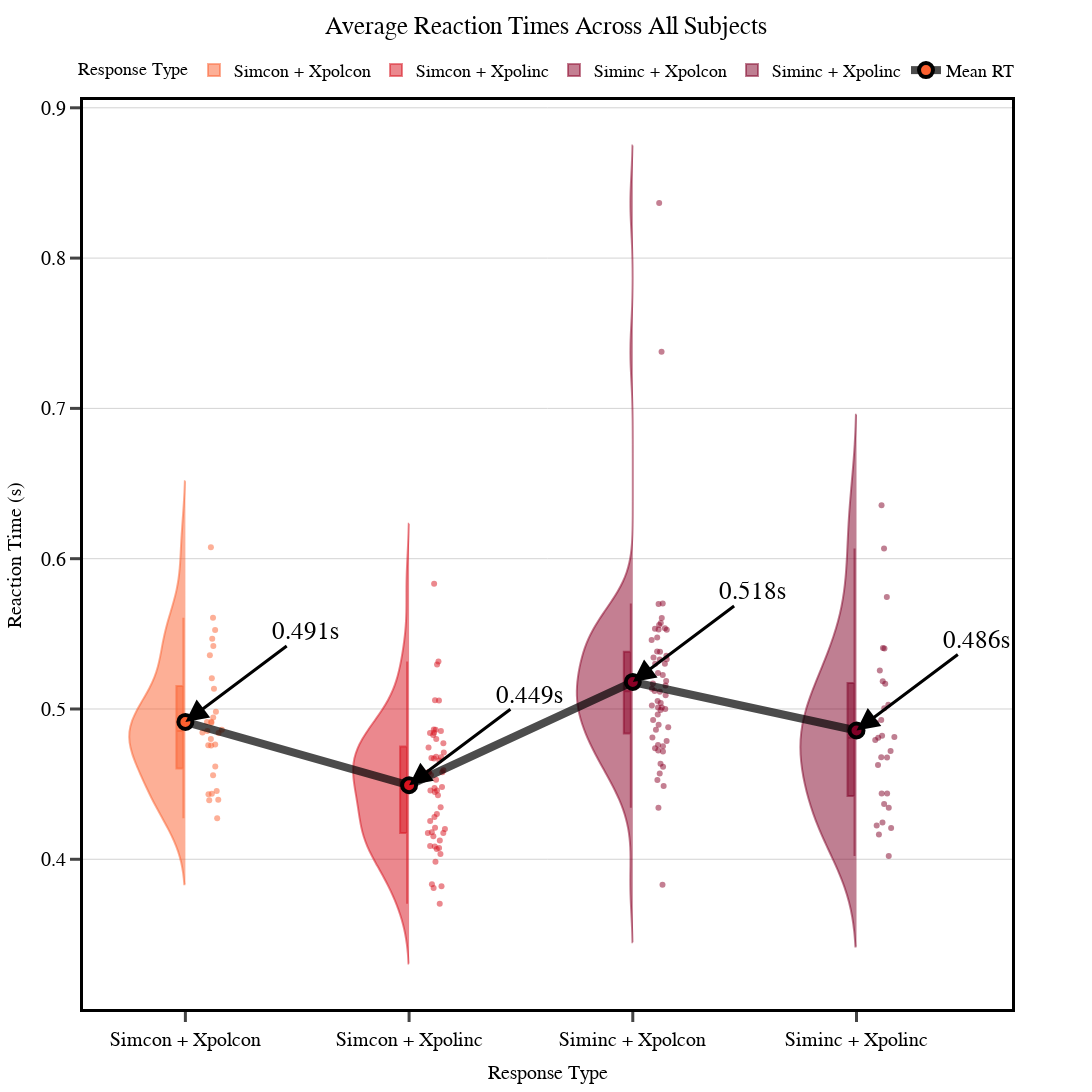

The cell this chart's notebook holds for it:
### Code cell
# Create an empty list to store all data frames
all_data = []

# Define types and their colors
types = ['Simcon + Xpolcon', 'Simcon + Xpolinc', 'Siminc + Xpolcon', 'Siminc + Xpolinc']

# Generate a colormap
cmap = plt.get_cmap('YlOrRd')  # You can choose a different colormap if you prefer
col_factor = 50
col_icept = 150
# Create the colors dictionary
type_colors = {name: f'rgba({int(cmap(i*col_factor + col_icept)[0]*255)}, {int(cmap(i*col_factor + col_icept)[1]*255)}, {int(cmap(i*col_factor + col_icept)[2]*255)}, 0.5)' 
          for i, name in enumerate(types)}

# Loop through all subjects (using the same structure as your original code)
# for sub_name in all_sub_names:
# for sub_name in ["139166"]:
for sub_name in ["allen"]:
    # sub = get_data(subject=f"{sub_name}", task="ball_hue")
    sub = allen
    simc_xpolc = get_rt(df=sub, sim_con=True, expol_con=True, return_df=True)["rt"]
    simc_xpoli = get_rt(df=sub, sim_con=True, expol_con=False, return_df=True)["rt"]
    simi_xpolc = get_rt(df=sub, sim_con=False, expol_con=True, return_df=True)["rt"]
    simi_xpoli = get_rt(df=sub, sim_con=False, expol_con=False, return_df=True)["rt"]
    
    # Create DataFrames without subject column - we'll aggregate across all subjects
    simc_xpolc_df = pd.DataFrame({
        'Reaction Time': simc_xpolc,
        'Type': 'Simcon + Xpolcon'
    })
    
    simc_xpoli_df = pd.DataFrame({
        'Reaction Time': simc_xpoli,
        'Type': 'Simcon + Xpolinc'
    })
    
    simi_xpolc_df = pd.DataFrame({
        'Reaction Time': simi_xpolc,
        'Type': 'Siminc + Xpolcon'
    })
    
    simi_xpoli_df = pd.DataFrame({
        'Reaction Time': simi_xpoli,
        'Type': 'Siminc + Xpolinc'
    })
    
    # Append all DataFrames to our list
    all_data.extend([simc_xpolc_df, simc_xpoli_df, simi_xpolc_df, simi_xpoli_df])

# Combine all the data into a single DataFrame
combined_data = pd.concat(all_data, ignore_index=True)

# Calculate mean reaction time for each type
type_means = combined_data.groupby('Type')['Reaction Time'].mean().to_dict()

# Create the plot
fig = go.Figure()

# Add violin plots for each type
for i, type_name in enumerate(types):
    subset = combined_data[combined_data['Type'] == type_name]
    
    fig.add_trace(go.Violin(
        x=[type_name] * len(subset),  # Use type name directly as x value
        y=subset['Reaction Time'],
        name=type_name,
        legendgroup=type_name,
        showlegend=True,
        box_visible=True,
        meanline_visible=True,
        points='all',
        jitter=0.2,
        pointpos=0.5,
        line_color=type_colors[type_name],
        side='negative',
        width=.5,
        spanmode='soft'
    ))

# Connect the means with a line
fig.add_trace(go.Scatter(
    x=types,
    y=[type_means[t] for t in types],
    mode='lines+markers',
    line=dict(color='rgba(0, 0, 0, 0.7)', width=8),
    marker=dict(
        size=14,  # Increased marker size
        color=[type_colors[t].replace('0.5', '1') for t in types],
        line=dict(color='black', width=4)
    ),
    name='Mean RT',
    hovertemplate='Mean: %{y:.3f}s<extra></extra>'
))

# Define a common font style for consistent text appearance
font_style = dict(
    family="Arial, sans-serif",
    size=20,  # Larger font size
    color="black"
)

# Update layout with enhanced text styling
fig.update_layout(
    title=dict(
        text="Average Reaction Times Across All Subjects\n\n",
        font=dict(size=25, family="Arial, sans-serif", color="black"),
        x=0.5,
        y=.985
    ),
    yaxis=dict(
        title=dict(
            text="Reaction Time (s)",
            font=font_style
        ),
        tickfont=font_style,
        tickwidth=2,
        showline=True,
        linewidth=3,
        linecolor='black'
    ),
    xaxis=dict(
        title=dict(
            text="Response Type",
            font=font_style
        ),
        tickmode='array',
        tickvals=types,
        tickfont=font_style,
        tickwidth=2,
        showline=True,
        linewidth=3,
        linecolor='black'
    ),
    legend=dict(
        orientation="h",
        yanchor="bottom",
        y=1.01,
        xanchor="center",
        x=0.5,
        font=dict(size=18, family="Arial, sans-serif"),
        borderwidth=2,
        bordercolor="White",
        title=dict(
            text="Response Type",
            font=dict(size=18, family="Arial, sans-serif")
        )
    ),
    violinmode='overlay',
    # height=1200,
    # width=1200,
    height=1200,
    width=1200,
    font=font_style,  # Default font for all other text elements
    plot_bgcolor='white',
    paper_bgcolor='white'
)

# Add annotations for the mean values
for i, type_name in enumerate(types):
    fig.add_annotation(
        x=type_name,
        y=type_means[type_name],
        text=f"{type_means[type_name]:.3f}s",
        showarrow=True,
        arrowhead=2,
        arrowsize=1.5,  # Slightly larger arrowhead
        arrowwidth=3,    # Thicker arrow
        arrowcolor='black',
        ax=120,
        ay=-90,
        font=dict(size=25, color='black', family="Arial, sans-serif")
    )

# Make the axis lines thicker
fig.update_xaxes(mirror=True, ticks='outside', tickwidth=3, ticklen=10, showgrid=False)
fig.update_yaxes(mirror=True, ticks='outside', tickwidth=3, ticklen=10, showgrid=True, gridwidth=1, gridcolor='lightgray')

fig.show()

### Figure 1 — Plotly figure (JSON) as saved in the notebook; plotly's stock layout.template omitted (floating-point values rounded to 4 significant figures)
{"data": [{"box": {"visible": true}, "jitter": 0.2, "legendgroup": "Simcon + Xpolcon", "line": {"color": "rgba(252, 96, 47, 0.5)"}, "meanline": {"visible": true}, "name": "Simcon + Xpolcon", "pointpos": 0.5, "points": "all", "showlegend": true, "side": "negative", "spanmode": "soft", "type": "violin", "width": 0.5, "x": ["Simcon + Xpolcon", "Simcon + Xpolcon", "Simcon + Xpolcon", "Simcon + Xpolcon", "Simcon + Xpolcon", "Simcon + Xpolcon", "Simcon + Xpolcon", "Simcon + Xpolcon", "Simcon + Xpolcon", "Simcon + Xpolcon", "Simcon + Xpolcon", "Simcon + Xpolcon", "Simcon + Xpolcon", "Simcon + Xpolcon", "Simcon + Xpolcon", "Simcon + Xpolcon", "Simcon + Xpolcon", "Simcon + Xpolcon", "Simcon + Xpolcon", "Simcon + Xpolcon", "Simcon + Xpolcon", "Simcon + Xpolcon", "Simcon + Xpolcon", "Simcon + Xpolcon", "Simcon + Xpolcon", "Simcon + Xpolcon", "Simcon + Xpolcon", "Simcon + Xpolcon", "Simcon + Xpolcon", "Simcon + Xpolcon", "Simcon + Xpolcon"], "y": [0.4763, 0.5357, 0.456, 0.5419, 0.4909, 0.4853, 0.48, 0.4844, 0.5135, 0.4862, 0.4913, 0.4982, 0.4944, 0.5526, null, 0.5467, 0.4758, 0.4618, 0.4394, 0.4916, 0.5607, 0.4396, 0.4756, 0.484, 0.4273, 0.4437, 0.4433, 0.4455, 0.5205, null, 0.6076]}, {"box": {"visible": true}, "jitter": 0.2, "legendgroup": "Simcon + Xpolinc", "line": {"color": "rgba(216, 18, 30, 0.5)"}, "meanline": {"visible": true}, "name": "Simcon + Xpolinc", "pointpos": 0.5, "points": "all", "showlegend": true, "side": "negative", "spanmode": "soft", "type": "violin", "width": 0.5, "x": ["Simcon + Xpolinc", "Simcon + Xpolinc", "Simcon + Xpolinc", "Simcon + Xpolinc", "Simcon + Xpolinc", "Simcon + Xpolinc", "Simcon + Xpolinc", "Simcon + Xpolinc", "Simcon + Xpolinc", "Simcon + Xpolinc", "Simcon + Xpolinc", "Simcon + Xpolinc", "Simcon + Xpolinc", "Simcon + Xpolinc", "Simcon + Xpolinc", "Simcon + Xpolinc", "Simcon + Xpolinc", "Simcon + Xpolinc", "Simcon + Xpolinc", "Simcon + Xpolinc", "Simcon + Xpolinc", "Simcon + Xpolinc", "Simcon + Xpolinc", "Simcon + Xpolinc", "Simcon + Xpolinc", "Simcon + Xpolinc", "Simcon + Xpolinc", "Simcon + Xpolinc", "Simcon + Xpolinc", "Simcon + Xpolinc", "Simcon + Xpolinc", "Simcon + Xpolinc", "Simcon + Xpolinc", "Simcon + Xpolinc", "Simcon + Xpolinc", "Simcon + Xpolinc", "Simcon + Xpolinc", "Simcon + Xpolinc", "Simcon + Xpolinc", "Simcon + Xpolinc", "Simcon + Xpolinc", "Simcon + Xpolinc", "Simcon + Xpolinc", "Simcon + Xpolinc", "Simcon + Xpolinc", "Simcon + Xpolinc", "Simcon + Xpolinc", "Simcon + Xpolinc", "Simcon + Xpolinc", "Simcon + Xpolinc", "Simcon + Xpolinc", "Simcon + Xpolinc", "Simcon + Xpolinc", "Simcon + Xpolinc"], "y": [0.5056, 0.5316, 0.4843, 0.4674, 0.4175, 0.4679, 0.4671, 0.4561, 0.458, 0.4201, 0.4457, 0.4711, 0.4579, 0.4772, 0.4682, 0.4863, 0.5058, 0.4458, 0.4125, 0.4592, 0.4853, 0.4861, 0.4085, 0.4658, null, 0.4281, 0.4175, 0.5834, 0.418, 0.5297, 0.4581, 0.4347, 0.4481, 0.4744, 0.4209, 0.4474, 0.4088, 0.4426, 0.3984, 0.4074, 0.4301, 0.4035, 0.3705, 0.3809, 0.4448, 0.4801, 0.3833, 0.4069, 0.4255, 0.3821, 0.4154, 0.453, 0.484, 0.4827]}, {"box": {"visible": true}, "jitter": 0.2, "legendgroup": "Siminc + Xpolcon", "line": {"color": "rgba(137, 0, 38, 0.5)"}, "meanline": {"visible": true}, "name": "Siminc + Xpolcon", "pointpos": 0.5, "points": "all", "showlegend": true, "side": "negative", "spanmode": "soft", "type": "violin", "width": 0.5, "x": ["Siminc + Xpolcon", "Siminc + Xpolcon", "Siminc + Xpolcon", "Siminc + Xpolcon", "Siminc + Xpolcon", "Siminc + Xpolcon", "Siminc + Xpolcon", "Siminc + Xpolcon", "Siminc + Xpolcon", "Siminc + Xpolcon", "Siminc + Xpolcon", "Siminc + Xpolcon", "Siminc + Xpolcon", "Siminc + Xpolcon", "Siminc + Xpolcon", "Siminc + Xpolcon", "Siminc + Xpolcon", "Siminc + Xpolcon", "Siminc + Xpolcon", "Siminc + Xpolcon", "Siminc + Xpolcon", "Siminc + Xpolcon", "Siminc + Xpolcon", "Siminc + Xpolcon", "Siminc + Xpolcon", "Siminc + Xpolcon", "Siminc + Xpolcon", "Siminc + Xpolcon", "Siminc + Xpolcon", "Siminc + Xpolcon", "Siminc + Xpolcon", "Siminc + Xpolcon", "Siminc + Xpolcon", "Siminc + Xpolcon", "Siminc + Xpolcon", "Siminc + Xpolcon", "Siminc + Xpolcon", "Siminc + Xpolcon", "Siminc + Xpolcon", "Siminc + Xpolcon", "Siminc + Xpolcon", "Siminc + Xpolcon", "Siminc + Xpolcon", "Siminc + Xpolcon", "Siminc + Xpolcon", "Siminc + Xpolcon", "Siminc + Xpolcon", "Siminc + Xpolcon", "Siminc + Xpolcon", "Siminc + Xpolcon", "Siminc + Xpolcon", "Siminc + Xpolcon", "Siminc + Xpolcon", "Siminc + Xpolcon", "Siminc + Xpolcon", "Siminc + Xpolcon", "Siminc + Xpolcon", "Siminc + Xpolcon"], "y": [0.4964, 0.5459, 0.5053, 0.5091, 0.517, 0.5156, 0.5702, 0.4926, 0.5606, 0.5573, 0.5301, 0.5239, 0.4718, 0.5024, 0.4752, 0.4863, 0.5382, 0.533, 0.5528, 0.476, 0.512, 0.4878, 0.5186, 0.5135, 0.5355, 0.5039, 0.5009, null, 0.5226, 0.5527, 0.8367, 0.5, 0.481, 0.5343, 0.5537, 0.501, 0.5476, 0.4616, 0.4895, 0.5302, 0.5534, 0.5699, 0.5558, 0.538, 0.7377, 0.4724, 0.4488, 0.4788, 0.4527, 0.5115, 0.4571, 0.474, 0.4636, 0.4343, 0.3831, 0.4994, null, 0.5331]}, {"box": {"visible": true}, "jitter": 0.2, "legendgroup": "Siminc + Xpolinc", "line": {"color": "rgba(128, 0, 38, 0.5)"}, "meanline": {"visible": true}, "name": "Siminc + Xpolinc", "pointpos": 0.5, "points": "all", "showlegend": true, "side": "negative", "spanmode": "soft", "type": "violin", "width": 0.5, "x": ["Siminc + Xpolinc", "Siminc + Xpolinc", "Siminc + Xpolinc", "Siminc + Xpolinc", "Siminc + Xpolinc", "Siminc + Xpolinc", "Siminc + Xpolinc", "Siminc + Xpolinc", "Siminc + Xpolinc", "Siminc + Xpolinc", "Siminc + Xpolinc", "Siminc + Xpolinc", "Siminc + Xpolinc", "Siminc + Xpolinc", "Siminc + Xpolinc", "Siminc + Xpolinc", "Siminc + Xpolinc", "Siminc + Xpolinc", "Siminc + Xpolinc", "Siminc + Xpolinc", "Siminc + Xpolinc", "Siminc + Xpolinc", "Siminc + Xpolinc", "Siminc + Xpolinc", "Siminc + Xpolinc", "Siminc + Xpolinc", "Siminc + Xpolinc", "Siminc + Xpolinc", "Siminc + Xpolinc", "Siminc + Xpolinc", "Siminc + Xpolinc", "Siminc + Xpolinc", "Siminc + Xpolinc"], "y": [0.6356, 0.5256, 0.6068, 0.4679, 0.5406, 0.4627, 0.4926, 0.4821, 0.4677, 0.5403, 0.4809, 0.5006, null, 0.4225, 0.5745, 0.4813, null, 0.4245, null, 0.4793, 0.4908, 0.4721, 0.4438, 0.4438, 0.4343, 0.4021, 0.5185, 0.4208, 0.4165, 0.4369, 0.5028, null, 0.5168]}, {"hovertemplate": "Mean: %{y:.3f}s<extra></extra>", "line": {"color": "rgba(0, 0, 0, 0.7)", "width": 8}, "marker": {"color": ["rgba(252, 96, 47, 1)", "rgba(216, 18, 30, 1)", "rgba(137, 0, 38, 1)", "rgba(128, 0, 38, 1)"], "line": {"color": "black", "width": 4}, "size": 14}, "mode": "lines+markers", "name": "Mean RT", "type": "scatter", "x": ["Simcon + Xpolcon", "Simcon + Xpolinc", "Siminc + Xpolcon", "Siminc + Xpolinc"], "y": [0.4914, 0.4493, 0.518, 0.4857]}], "layout": {"annotations": [{"arrowcolor": "black", "arrowhead": 2, "arrowsize": 1.5, "arrowwidth": 3, "ax": 120, "ay": -90, "font": {"color": "black", "family": "Arial, sans-serif", "size": 25}, "showarrow": true, "text": "0.491s", "x": "Simcon + Xpolcon", "y": 0.4914}, {"arrowcolor": "black", "arrowhead": 2, "arrowsize": 1.5, "arrowwidth": 3, "ax": 120, "ay": -90, "font": {"color": "black", "family": "Arial, sans-serif", "size": 25}, "showarrow": true, "text": "0.449s", "x": "Simcon + Xpolinc", "y": 0.4493}, {"arrowcolor": "black", "arrowhead": 2, "arrowsize": 1.5, "arrowwidth": 3, "ax": 120, "ay": -90, "font": {"color": "black", "family": "Arial, sans-serif", "size": 25}, "showarrow": true, "text": "0.518s", "x": "Siminc + Xpolcon", "y": 0.518}, {"arrowcolor": "black", "arrowhead": 2, "arrowsize": 1.5, "arrowwidth": 3, "ax": 120, "ay": -90, "font": {"color": "black", "family": "Arial, sans-serif", "size": 25}, "showarrow": true, "text": "0.486s", "x": "Siminc + Xpolinc", "y": 0.4857}], "font": {"color": "black", "family": "Arial, sans-serif", "size": 20}, "height": 1200, "legend": {"bordercolor": "White", "borderwidth": 2, "font": {"family": "Arial, sans-serif", "size": 18}, "orientation": "h", "title": {"font": {"family": "Arial, sans-serif", "size": 18}, "text": "Response Type"}, "x": 0.5, "xanchor": "center", "y": 1.01, "yanchor": "bottom"}, "paper_bgcolor": "white", "plot_bgcolor": "white", "title": {"font": {"color": "black", "family": "Arial, sans-serif", "size": 25}, "text": "Average Reaction Times Across All Subjects\n\n", "x": 0.5, "y": 0.985}, "violinmode": "overlay", "width": 1200, "xaxis": {"linecolor": "black", "linewidth": 3, "mirror": true, "showgrid": false, "showline": true, "tickfont": {"color": "black", "family": "Arial, sans-serif", "size": 20}, "ticklen": 10, "tickmode": "array", "ticks": "outside", "tickvals": ["Simcon + Xpolcon", "Simcon + Xpolinc", "Siminc + Xpolcon", "Siminc + Xpolinc"], "tickwidth": 3, "title": {"font": {"color": "black", "family": "Arial, sans-serif", "size": 20}, "text": "Response Type"}}, "yaxis": {"gridcolor": "lightgray", "gridwidth": 1, "linecolor": "black", "linewidth": 3, "mirror": true, "showgrid": true, "showline": true, "tickfont": {"color": "black", "family": "Arial, sans-serif", "size": 20}, "ticklen": 10, "ticks": "outside", "tickwidth": 3, "title": {"font": {"color": "black", "family": "Arial, sans-serif", "size": 20}, "text": "Reaction Time (s)"}}}}
